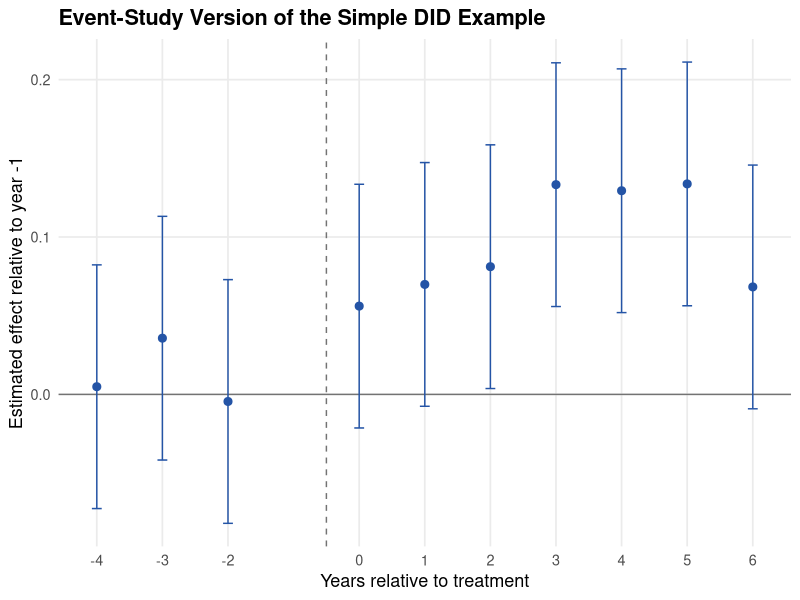

This chart was generated by the following R code: (Note: this script raises an error after producing the figure.)
simple_data <- read.csv("assets/data/simple_did_district.csv")

event_times <- -4:6
event_times <- event_times[event_times != -1]

make_event_name <- function(k) {
  if (k < 0) {
    paste0("event_m", abs(k))
  } else {
    paste0("event_p", k)
  }
}

for (k in event_times) {
  simple_data[[make_event_name(k)]] <- as.integer(
    simple_data$cohort == "treated_year5" &
      simple_data$year - simple_data$treatment_start_year == k
  )
}

event_terms <- vapply(event_times, make_event_name, character(1))
event_formula <- as.formula(paste(
  "outcome_std ~",
  paste(event_terms, collapse = " + "),
  "+ factor(district_id) + factor(year)"
))

event_fit <- lm(event_formula, data = simple_data)
event_coefs <- coef(summary(event_fit))[event_terms, , drop = FALSE]

event_results <- data.frame(
  event_time = event_times,
  estimate = event_coefs[, "Estimate"],
  std_error = event_coefs[, "Std. Error"],
  row.names = NULL
)

event_results$conf_low <- event_results$estimate - 1.96 * event_results$std_error
event_results$conf_high <- event_results$estimate + 1.96 * event_results$std_error

print(event_results)

if (requireNamespace("ggplot2", quietly = TRUE)) {
  p <- ggplot2::ggplot(event_results, ggplot2::aes(x = event_time, y = estimate)) +
    ggplot2::geom_hline(yintercept = 0, color = "gray45") +
    ggplot2::geom_vline(xintercept = -0.5, linetype = "dashed", color = "gray45") +
    ggplot2::geom_errorbar(
      ggplot2::aes(ymin = conf_low, ymax = conf_high),
      width = 0.15,
      color = "#2454a6"
    ) +
    ggplot2::geom_point(size = 2.4, color = "#2454a6") +
    ggplot2::scale_x_continuous(breaks = event_times) +
    ggplot2::labs(
      title = "Event-Study Version of the Simple DID Example",
      x = "Years relative to treatment",
      y = "Estimated effect relative to year -1"
    ) +
    ggplot2::theme_minimal(base_size = 13) +
    ggplot2::theme(
      plot.title = ggplot2::element_text(face = "bold"),
      panel.grid.minor = ggplot2::element_blank()
    )

  ggplot2::ggsave(
    "assets/figures/simple_event_study.png",
    p,
    width = 8,
    height = 4.8,
    dpi = 300,
    bg = "white"
  )
}
